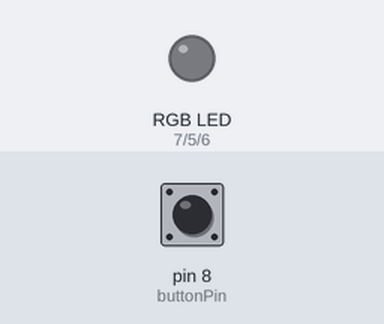
The sketch below on a simulated Arduino Uno, built with avr-gcc and run on an emulated ATmega328P. Parts: an RGB LED mixed from three pins (HIGH = lit). The inputs (shaded band) are chosen by the test bench; at power-on: pin 8 (buttonPin) HIGH. Dim RGB values are drawn brighter than linear.

Above: at 1.2 s.
1.3 s: pin 8 (buttonPin) pulled LOW for 1 s
At 2.8 s:
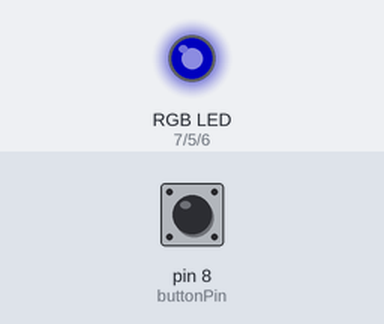
3.8 s: pin 8 (buttonPin) pulled LOW for 0.15 s
At 5.0 s:
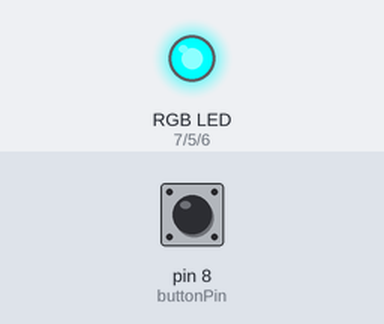
5.4 s: pin 8 (buttonPin) pulled LOW for 0.15 s
At 6.4 s:
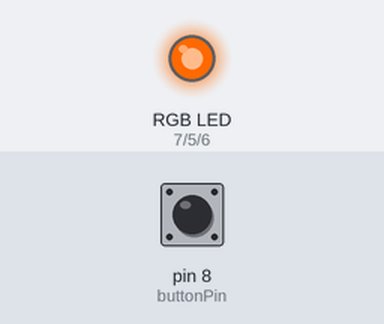
7.0 s: pin 8 (buttonPin) pulled LOW for 3.2 s
At 7.1 s:
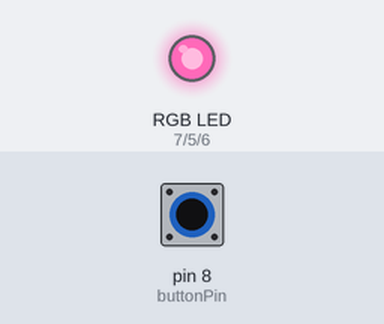
Timing chart, 0 to 11.5 s (numbered marks = the images above; inputs shaded):
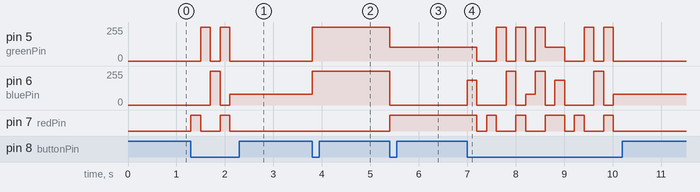

Measured:
- after the input at 1.3 s, pin 5 (greenPin): alternates 255/255 for 0.20 s and 0/255 for 0.20 s, 4 changes in all, then stays 0/255, starting after 0.20 s; pin 6 (bluePin): 0/255 → 255/255 after 0.40 s, → 0/255 0.20 s later, → 80/255 0.20 s later
- after the input at 3.8 s, pin 5 (greenPin): 0/255 → 255/255 at once; pin 6 (bluePin): 80/255 → 255/255 at once
- after the input at 5.4 s, pin 5 (greenPin): 255/255 → 105/255 at once; pin 6 (bluePin): 255/255 → 0/255 at once; pin 7 (redPin): LOW → HIGH at once
- after the input at 7.0 s, pin 5 (greenPin): 105/255 → 0/255 after 0.20 s, → 255/255 0.40 s later, → 0/255 0.20 s later, → 255/255 0.20 s later, … (12 changes in this stretch); pin 6 (bluePin): 0/255 → 185/255 at once, → 0/255 0.20 s later, → 255/255 0.60 s later, → 0/255 0.20 s later, … (12 changes in this stretch)

The sketch:

neat_tumelo_kup1.ino
```cpp
long time = 0; //sets the time variable, and uses 'long' syntax as the time variable could be large.
int counter = 0; //counter to count how many times the button has been pressed
const int redPin = 7;
const int greenPin = 5;
const int bluePin = 6;
int buttonState = 0; //buttonState for either HIGH or LOW, depending on if the button is pressed.
const int buttonPin = 8;
int delayTime = 150; //variable for the time within the delay function (not needed)
long debounce = 200; //the time (in milliseconds) which is the minimum needed for the RGB LED to change colors

void setup() {
  pinMode(redPin, OUTPUT);
  pinMode(greenPin, OUTPUT);
  pinMode(bluePin, OUTPUT);
  pinMode(buttonPin, INPUT);
}

void loop() {
  buttonState = digitalRead(buttonPin); //reads the button
  if (buttonState == LOW && millis() - time > debounce) //checks if the button has been pressed
  //AND if the current milliseconds since the program has been initiated minus the milliseconds
  //since the button has been pressed is greater than 200 milliseconds (debounce variable)
  {
  counter++; //increments the counter variable by one, button has been pressed
  time = millis(); //sets the time variable to however many milliseconds since the program began as that was when the button is pressed, when the time variable is being changed
  }

  if (counter == 0){
    setColor(0, 0, 0);
  }
  else if (counter == 1) {
    setColor(255, 0, 0);
  }
  else if (counter == 2) {
    setColor(0, 255, 0);
  }
  else if (counter == 3) {
    setColor(0, 0, 255);
  }
  else if (counter == 4) {
    setColor(255, 255, 0);
  }
  else if (counter == 5){
    setColor(80, 0, 80);
  }
  else if (counter == 6) {
    setColor(0, 255, 255);
  }
  else if (counter == 7) {
    setColor(255, 105, 0);
  }
  else if (counter == 8) {
    setColor(255, 105, 185);
  }
  else if (counter > 8){ //if there are no more colors to switch to, it resets to off and goes again
    counter = 0; //resets LED to off and restarts the 'loop'
  }
}

void setColor(int redValue, int greenValue, int blueValue){
  analogWrite(redPin, redValue);
  analogWrite(greenPin, greenValue);
  analogWrite(bluePin, blueValue);
}
```
